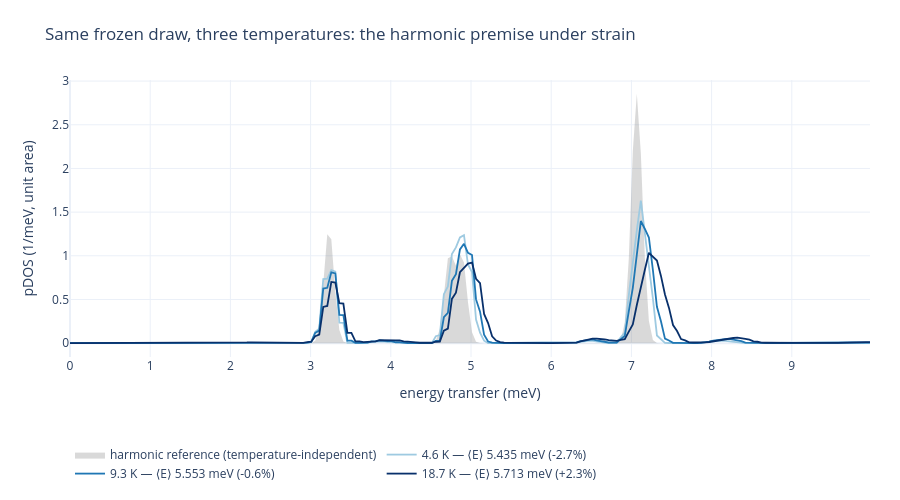

Notebook cell for this chart:
### Markdown cell above
## 7. Temperature: where the harmonic premise starts to fail

`validation.md` argues the MD has to be cold enough to stay harmonic, and runs at about
9.3 K — roughly a fortieth of argon's melting point. This panel is that argument made
falsifiable. All three runs use seed 0, and `MaxwellBoltzmannDistribution` scales one draw
of normal deviates by √T, so the three start from the *same* frozen mode distribution at
three amplitudes: the seed effect of panel 3 is held fixed and what remains is
anharmonicity.

⟨E⟩ rises with temperature, by about 0.019 meV/K. At fixed volume that is the expected
direction for Lennard-Jones — larger excursions sample the steep repulsive wall, so the
effective force constants stiffen — and it is a real physical difference from the harmonic
reference, not an error. Going from 9.3 K to 18.7 K moves ⟨E⟩ by three times the quoted
Welch uncertainty. It is not merely leakage into the tail above the band: the same trend
survives when the moment is restricted to the band, and the weight outside the band grows
from 1.4% to 4.8% on top of it.

Because all three runs share one frozen draw, the temperature axis can be extrapolated,
and that is worth doing.

### Code cell
figure = go.Figure()
resolution = float(data["temperature_resolution"][0])
figure.add_trace(
    go.Scatter(
        x=ENERGIES[VIEW],
        y=np.round(harmonic_curve(resolution)[VIEW], 6),
        name="harmonic reference (temperature-independent)",
        fill="tozeroy",
        line={"color": REFERENCE, "width": 0},
        fillcolor="rgba(85,85,85,0.22)",
    )
)
shades = ["#9ecae1", ARGON, "#08306b"]
for index, temperature in enumerate(data["temperature_temperature"]):
    value = data["temperature_m1"][index]
    figure.add_trace(
        go.Scatter(
            x=ENERGIES[VIEW],
            y=np.round(
                density_curve(ENERGIES, data["temperature_weight"][index])[VIEW], 6
            ),
            name=(
                f"{temperature:.1f} K — ⟨E⟩ {value:.3f} meV "
                f"({(value - REFERENCE_M1) / REFERENCE_M1:+.1%})"
            ),
            line={"color": shades[index], "width": 1.8},
        )
    )

figure.update_layout(
    **LAYOUT,
    title="Same frozen draw, three temperatures: the harmonic premise under strain",
    xaxis_title="energy transfer (meV)",
    yaxis_title="pDOS (1/meV, unit area)",
    height=500,
    legend={"orientation": "h", "y": -0.3},
)
figure

### Figure 1 — Plotly figure (JSON) as saved in the notebook; plotly's stock layout.template omitted (floating-point values rounded to 4 significant figures; data arrays with more than 128 entries replaced by an {"elided": "..."} marker saying what was removed)
{"data": [{"fill": "tozeroy", "fillcolor": "rgba(85,85,85,0.22)", "line": {"color": "#555555", "width": 0}, "name": "harmonic reference (temperature-independent)", "type": "scatter", "x": {"elided": "200 float values"}, "y": {"elided": "200 float values"}}, {"line": {"color": "#9ecae1", "width": 1.8}, "name": "4.6 K — ⟨E⟩ 5.435 meV (-2.7%)", "type": "scatter", "x": {"elided": "200 float values"}, "y": {"elided": "200 float values"}}, {"line": {"color": "#1f77b4", "width": 1.8}, "name": "9.3 K — ⟨E⟩ 5.553 meV (-0.6%)", "type": "scatter", "x": {"elided": "200 float values"}, "y": {"elided": "200 float values"}}, {"line": {"color": "#08306b", "width": 1.8}, "name": "18.7 K — ⟨E⟩ 5.713 meV (+2.3%)", "type": "scatter", "x": {"elided": "200 float values"}, "y": {"elided": "200 float values"}}], "layout": {"font": {"size": 12}, "height": 500, "hovermode": "x unified", "legend": {"orientation": "h", "y": -0.3}, "margin": {"b": 60, "l": 70, "r": 30, "t": 80}, "title": {"text": "Same frozen draw, three temperatures: the harmonic premise under strain"}, "xaxis": {"title": {"text": "energy transfer (meV)"}}, "yaxis": {"title": {"text": "pDOS (1/meV, unit area)"}}}}
